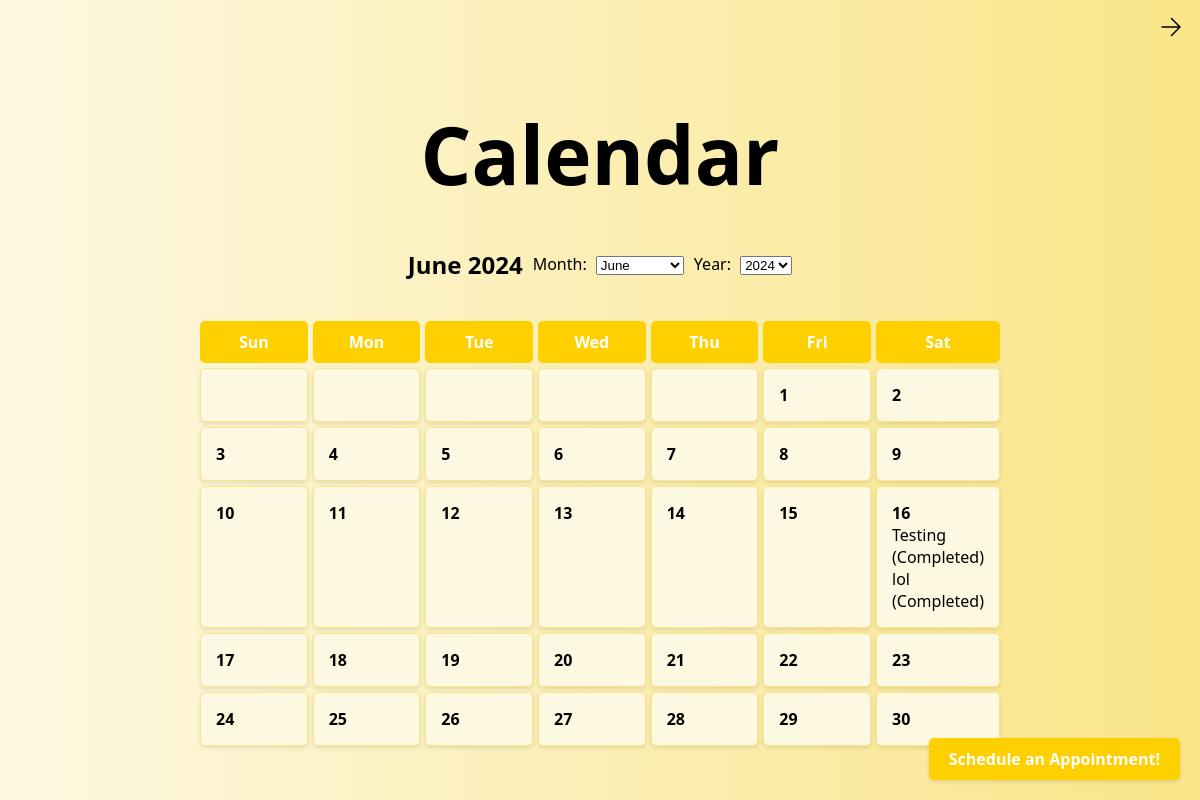
/calendar, run on an earlier commit of the app's database.
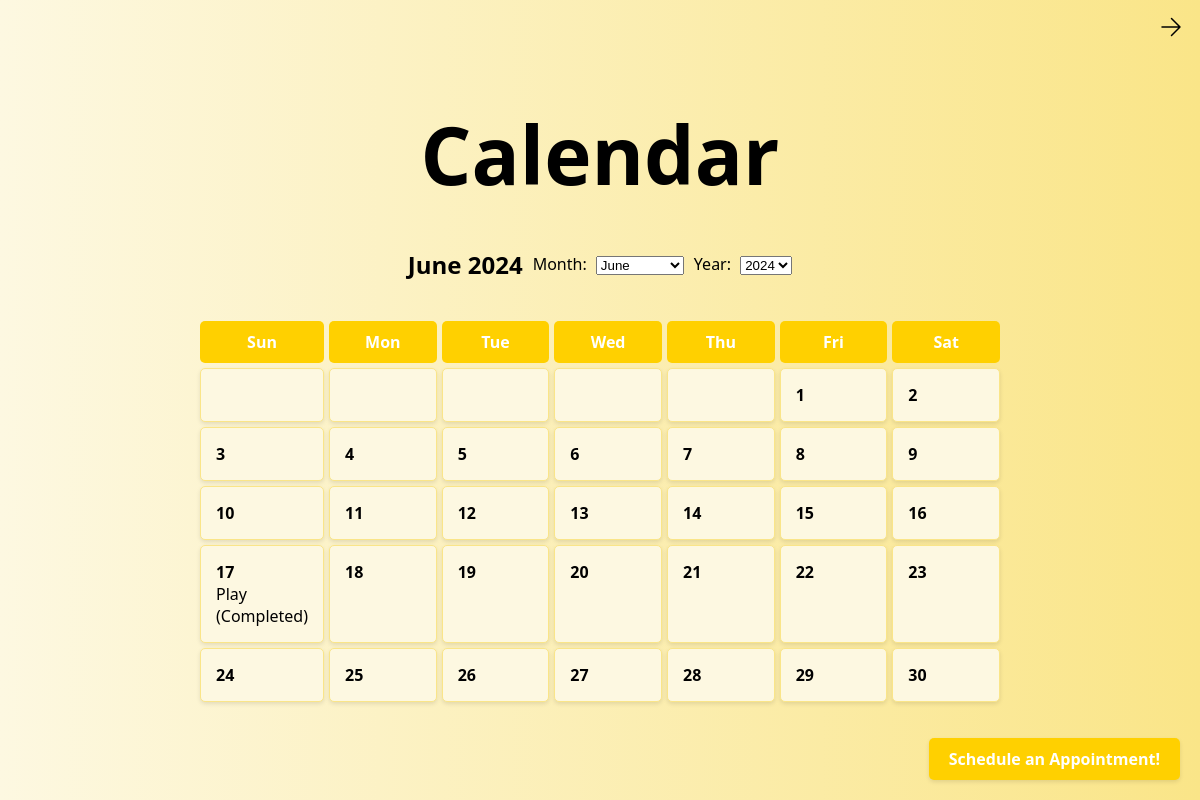
And on a later commit of the database.
### app.py (models this page shows)
class Task(db.Model):
    id = db.Column(db.Integer, primary_key=True)
    task_name = db.Column(db.String(150), nullable=False)
    task_description = db.Column(db.Text, nullable=False)
    task_date = db.Column(db.DateTime, nullable=False, default=datetime.utcnow)
    completion_time = db.Column(db.DateTime, nullable=True)
    status = db.Column(db.String(20), nullable=False, default='Pending')

### app.py (the view)
@app.route('/calendar', methods=['GET', 'POST'])
def calendar_view():
    now = datetime.now()
    year = request.args.get('year', now.year, type=int)
    month = request.args.get('month', now.month, type=int)
    appointments = Appointment.query.filter(
        db.extract('year', Appointment.appointment_date) == year,
        db.extract('month', Appointment.appointment_date) == month
    ).all()
    appointments_by_day = {}
    for appointment in appointments:
        day = appointment.appointment_date.day
        if day not in appointments_by_day:
            appointments_by_day[day] = []
        appointments_by_day[day].append(appointment)
    month_days, tasks_by_day = generate_calendar(year, month)
    month_name = datetime(year, month, 1).strftime('%B')
    return render_template('calendar.html', year=year, month=month, month_name=month_name,
                           month_days=month_days, tasks_by_day=tasks_by_day,
                           appointments_by_day=appointments_by_day, datetime=datetime)

### app.py (called while the page is built)
def generate_calendar(year, month):
    cal = calendar.Calendar(firstweekday=0)
    month_days = cal.monthdayscalendar(year, month)
    tasks = Task.query.all()
    tasks_by_day = {}
    for task in tasks:
        if task.task_date.year == year and task.task_date.month == month:
            day = task.task_date.day
            if day not in tasks_by_day:
                tasks_by_day[day] = []
            tasks_by_day[day].append(task)
    return month_days, tasks_by_day

### templates/calendar.html (shortened to what this page needs)
<!DOCTYPE html>
<html lang="en">
<head>
    <link rel="stylesheet" href="{{ url_for('static', filename='css/cal.css') }}">
</head>
<body>
    <header>
        <nav>
            <ul>
                <li style="float:right">
                    <a href="{{ url_for('homepage') }}">
                        <svg width="24px" height="24px" viewBox="0 0 24 24" stroke-width="1.5" fill="none" xmlns="http://www.w3.org/2000/svg" color="#000000">
                            <path d="M3 12L21 12M21 12L12.5 3.5M21 12L12.5 20.5" stroke="#000000" stroke-width="1.5" stroke-linecap="round" stroke-linejoin="round"></path>
                        </svg>
                    </a>
                </li>
            </ul>
        </nav>
    </header>
    <main>
        <h1>Calendar</h1>
        <div class="calendar-header">
            <h2>{{ month_name }} {{ year }}</h2>
            <form id="monthForm" method="get" action="{{ url_for('calendar_view') }}">
                <label for="month">Month:</label>
                <select name="month" id="month" onchange="this.form.submit()">
                    {% for m in range(1, 13) %}
                        <option value="{{ m }}" {% if m == month %}selected{% endif %}>{{ datetime(year, m, 1).strftime('%B') }}</option>
                    {% endfor %}
                </select>
            </form>
            <form id="yearForm" method="get" action="{{ url_for('calendar_view') }}">
                <label for="year">Year:</label>
                <select name="year" id="year" onchange="this.form.submit()">
                    {% for y in range(year - 5, year + 6) %}
                        <option value="{{ y }}" {% if y == year %}selected{% endif %}>{{ y }}</option>
                    {% endfor %}
                </select>
            </form>
        </div>
        <div class="calendar">
            <div class="datetext">Sun</div>
            <div class="datetext">Mon</div>
            <div class="datetext">Tue</div>
            <div class="datetext">Wed</div>
            <div class="datetext">Thu</div>
            <div class="datetext">Fri</div>
            <div class="datetext">Sat</div>
            {% for week in month_days %}
                {% for day in week %}
                    {% if day == 0 %}
                        <div class="day empty"></div>
                    {% else %}
                        <div class="day">
                            {{ day }}
                            {% if day in tasks_by_day %}
                                <ul>
                                    {% for task in tasks_by_day[day] %}
                                        <li class="tasktitle">{{ task.task_name }} {% if task.completion_time %}(Completed){% endif %}</li>
                                    {% endfor %}
                                </ul>
                            {% endif %}
                        </div>
                    {% endif %}
                {% endfor %}
            {% endfor %}
        </div>
        <a class="appointb" href="#myModal">Schedule an Appointment!</a>
    </main>
</body>
</html>

### static/css/cal.css (style rules this page uses)
body { margin: 0; font-family: 'Segoe UI', Tahoma, Geneva, Verdana, sans-serif; background-image: linear-gradient(to right ,#fdf8e1, #fae588); display: flex; flex-direction: column; }
header { padding: 1px; }
ul { list-style-type: none; margin: 0; padding: 0; overflow: hidden; }
li { float: left; }
li a { display: block; color: #000; text-align: center; padding: 14px 16px; text-decoration: none; }
h1 { font-size: 80px; text-align: center; margin: 20px 0; }
.calendar-header { display: flex; justify-content: center; align-items: center; gap: 10px; margin-bottom: 20px; }
.calendar-header form { display: inline-block; margin: 0; }
.calendar-header label { margin-right: 5px; }
main { flex: 1; display: flex; flex-direction: column; align-items: center; padding: 20px; }
.calendar { display: grid; grid-template-columns: repeat(7, 1fr); gap: 5px; max-width: 800px; margin: auto; }
.day { background-color: #fdf8e1; border: 1px solid #fae588; border-radius: 5px; padding: 15px; text-align: left; font-weight: bold; box-shadow: 0 2px 4px rgba(0, 0, 0, 0.1); }
.day.empty { background-color: #fdf8e1; }
.datetext { text-align: center; font-weight: bold; padding: 10px; background-color: #ffd000; border-radius: 5px; color: #ffffff; }
.tasktitle { font-weight: normal; }
.appointb { position: fixed; bottom: 20px; right: 20px; padding: 10px 20px; background-color: #ffd000; color: #fff; font-weight: bold; border: none; border-radius: 5px; cursor: pointer; text-decoration: none; box-shadow: 0 2px 4px rgba(0, 0, 0, 0.1); transition: background-color 0.3s ease; }

What changed in the data, as far as the page shows it:
removed Task: task_name "Testing", shows "(Completed)", shown under "16"
removed Task: task_name "lol", shows "(Completed)", shown under "16"
added Task: task_name "Play", shows "(Completed)", shown under "17"
